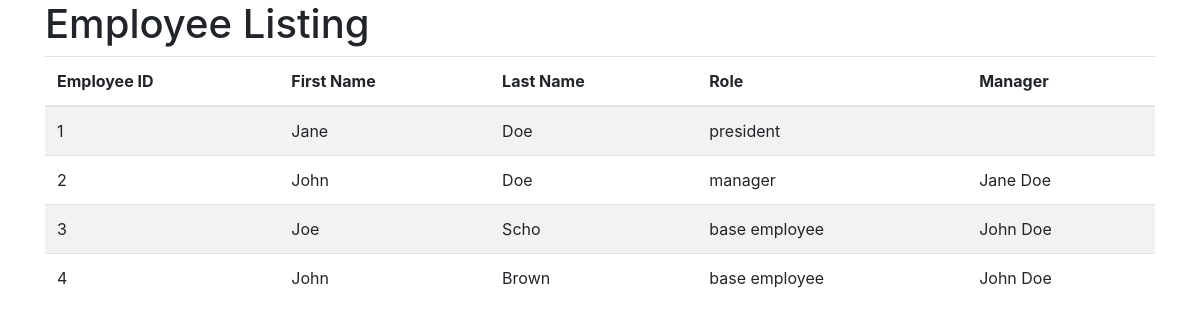
The app's page /hr/ with its own data.
### hrmgmt/models.py (models this page shows, shortened)
class Employee(models.Model):
    STANDARD = 'STD'
    MANAGER = 'MGR'
    SR_MANAGER = 'SRMGR'
    PRESIDENT = 'PRES'
    EMPLOYEE_TYPES = (
        (STANDARD, 'base employee'),
        (MANAGER, 'manager'),
        (SR_MANAGER, 'senior manager'),
        (PRESIDENT, 'president')
    )
    role = models.CharField(max_length=25, choices=EMPLOYEE_TYPES)
    first_name = models.CharField(max_length=100)
    last_name = models.CharField(max_length=100)
    manager = models.ForeignKey('self', null=True, related_name='employee')

### hrmgmt/views.py (the view)
def index(request):
    employees = Employee.objects.order_by('id').all()
    context = {'employees': employees}
    return render(request, 'hrmgmt/index.html', context)

### hrmgmt/templates/hrmgmt/index.html (shortened to what this page needs)
<!DOCTYPE html>
<html lang="en">
    <head>
        <link rel="stylesheet" href="https://maxcdn.bootstrapcdn.com/bootstrap/4.0.0-beta/css/bootstrap.min.css">
    </head>
    <body>
        <div class="container">
            <div class="row">
                <div class="col-md-12">
                    <h1>Employee Listing</h1>
                </div>
            </div>
            <div class="row">
                <dov class="col-md-12">
                    <table class="table table-striped">
                        <thead class="thead-inverse">
                            <tr>
                                <th>Employee ID</th>
                                <th>First Name</th>
                                <th>Last Name</th>
                                <th>Role</th>
                                <th>Manager</th>
                            </tr>
                        </thead>
                        <tbody>
                            {% for employee in employees %}
                            <tr>
                                <td>{{ employee.id }}</td>
                                <td>{{ employee.first_name }}</td>
                                <td>{{ employee.last_name }}</td>
                                <td>{{ employee.get_role_display }}</td>
                                <td>{% if employee.manager %}{{ employee.manager.first_name }} {{ employee.manager.last_name }}{% endif %}</td>
                            </tr>
                            {% endfor %}
                        </tbody>
                    </table>
                </dov>
            </div>
        </div>
    </body>
</html>

### records on screen
Employee: id "1", first_name "Jane", last_name "Doe", role "president"
Employee: id "2", first_name "John", last_name "Doe", role "manager", manager.first_name "Jane", manager.last_name "Doe"
Employee: id "3", first_name "Joe", last_name "Scho", role "base employee", manager.first_name "John", manager.last_name "Doe"
Employee: id "4", first_name "John", last_name "Brown", role "base employee", manager.first_name "John", manager.last_name "Doe"
